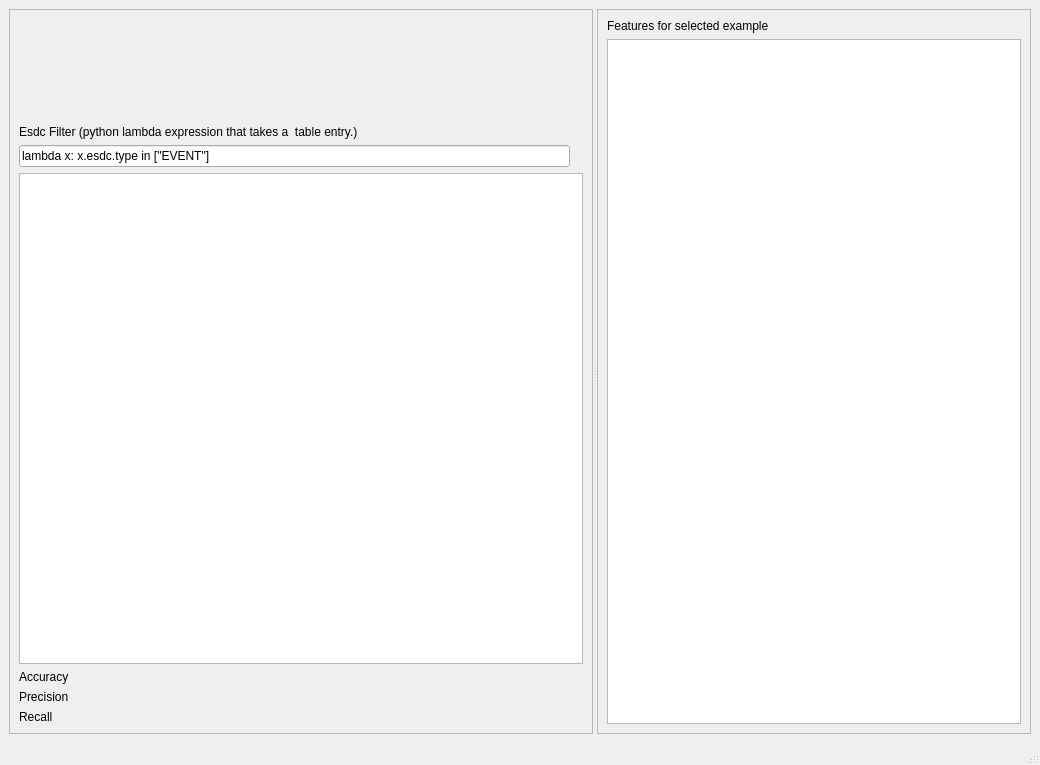
<?xml version="1.0" encoding="UTF-8"?>
<ui version="4.0">
 <class>MainWindow</class>
 <widget class="QMainWindow" name="MainWindow">
  <property name="geometry">
   <rect>
    <x>0</x>
    <y>0</y>
    <width>1040</width>
    <height>765</height>
   </rect>
  </property>
  <property name="windowTitle">
   <string>Results Browser</string>
  </property>
  <widget class="QWidget" name="centralwidget">
   <layout class="QGridLayout" name="gridLayout">
    <item row="0" column="0">
     <widget class="QSplitter" name="splitter">
      <property name="orientation">
       <enum>Qt::Horizontal</enum>
      </property>
      <widget class="QFrame" name="frame">
       <property name="frameShape">
        <enum>QFrame::StyledPanel</enum>
       </property>
       <property name="frameShadow">
        <enum>QFrame::Raised</enum>
       </property>
       <layout class="QGridLayout" name="gridLayout_2">
        <item row="4" column="0">
         <widget class="QLabel" name="label_2">
          <property name="text">
           <string>Accuracy</string>
          </property>
         </widget>
        </item>
        <item row="4" column="1">
         <widget class="QLabel" name="accuracyLabel">
          <property name="text">
           <string/>
          </property>
         </widget>
        </item>
        <item row="5" column="0">
         <widget class="QLabel" name="label_3">
          <property name="text">
           <string>Precision</string>
          </property>
         </widget>
        </item>
        <item row="6" column="0">
         <widget class="QLabel" name="label_5">
          <property name="text">
           <string>Recall</string>
          </property>
         </widget>
        </item>
        <item row="5" column="1">
         <widget class="QLabel" name="precisionLabel">
          <property name="text">
           <string/>
          </property>
         </widget>
        </item>
        <item row="6" column="1">
         <widget class="QLabel" name="recallLabel">
          <property name="text">
           <string/>
          </property>
         </widget>
        </item>
        <item row="3" column="0" colspan="2">
         <widget class="QTableView" name="resultsTable">
          <property name="selectionMode">
           <enum>QAbstractItemView::ExtendedSelection</enum>
          </property>
          <property name="selectionBehavior">
           <enum>QAbstractItemView::SelectRows</enum>
          </property>
          <property name="sortingEnabled">
           <bool>true</bool>
          </property>
         </widget>
        </item>
        <item row="2" column="0">
         <widget class="QLineEdit" name="esdcFilter">
          <property name="text">
           <string>lambda x: x.esdc.type in [&quot;EVENT&quot;]</string>
          </property>
         </widget>
        </item>
        <item row="1" column="0">
         <widget class="QLabel" name="label">
          <property name="text">
           <string>Esdc Filter (python lambda expression that takes a  table entry.)</string>
          </property>
         </widget>
        </item>
        <item row="0" column="0">
         <widget class="QLabel" name="commandText">
          <property name="minimumSize">
           <size>
            <width>0</width>
            <height>100</height>
           </size>
          </property>
          <property name="text">
           <string/>
          </property>
          <property name="wordWrap">
           <bool>true</bool>
          </property>
         </widget>
        </item>
       </layout>
      </widget>
      <widget class="QFrame" name="frame_2">
       <property name="frameShape">
        <enum>QFrame::StyledPanel</enum>
       </property>
       <property name="frameShadow">
        <enum>QFrame::Raised</enum>
       </property>
       <layout class="QGridLayout" name="gridLayout_3">
        <item row="0" column="0">
         <widget class="QLabel" name="label_4">
          <property name="text">
           <string>Features for selected example</string>
          </property>
         </widget>
        </item>
        <item row="1" column="0">
         <widget class="QTableView" name="featureTable">
          <property name="selectionMode">
           <enum>QAbstractItemView::SingleSelection</enum>
          </property>
          <property name="selectionBehavior">
           <enum>QAbstractItemView::SelectRows</enum>
          </property>
          <property name="sortingEnabled">
           <bool>true</bool>
          </property>
         </widget>
        </item>
       </layout>
      </widget>
     </widget>
    </item>
   </layout>
  </widget>
  <widget class="QMenuBar" name="menubar">
   <property name="geometry">
    <rect>
     <x>0</x>
     <y>0</y>
     <width>1040</width>
     <height>25</height>
    </rect>
   </property>
  </widget>
  <widget class="QStatusBar" name="statusbar"/>
 </widget>
 <resources/>
 <connections/>
</ui>
